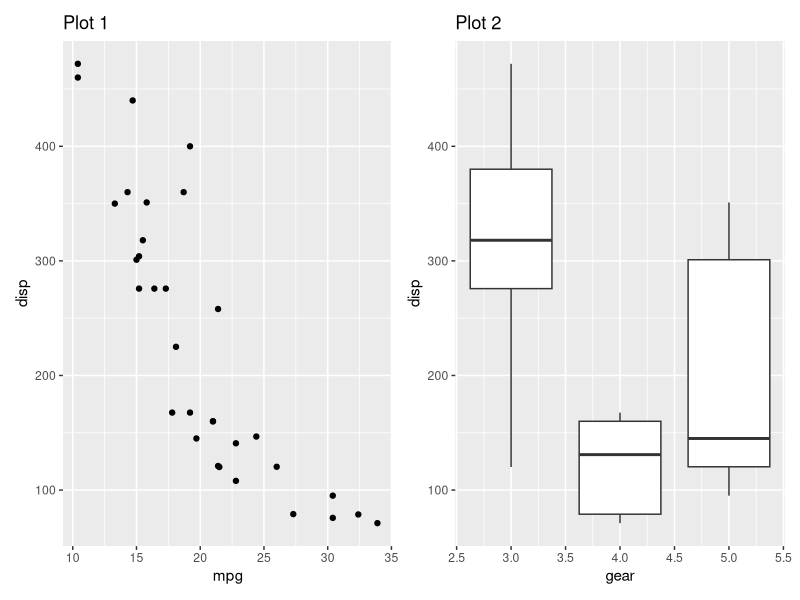
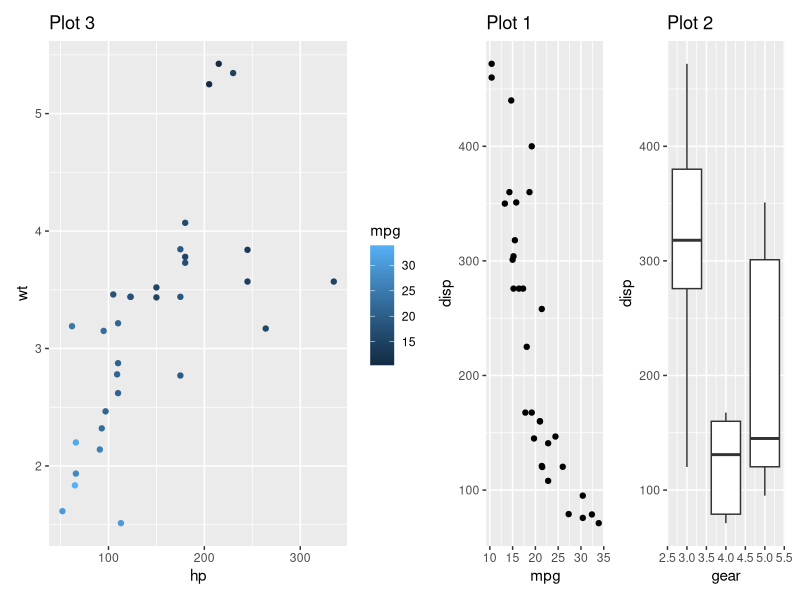
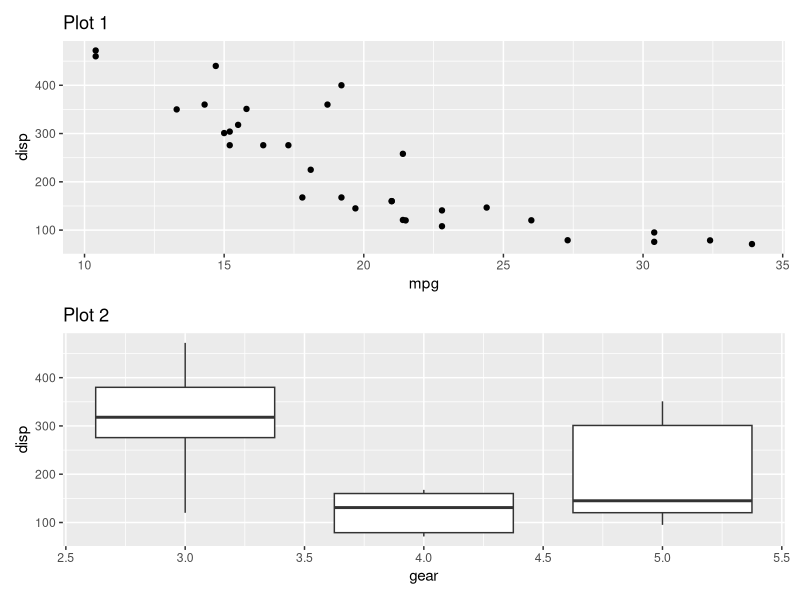
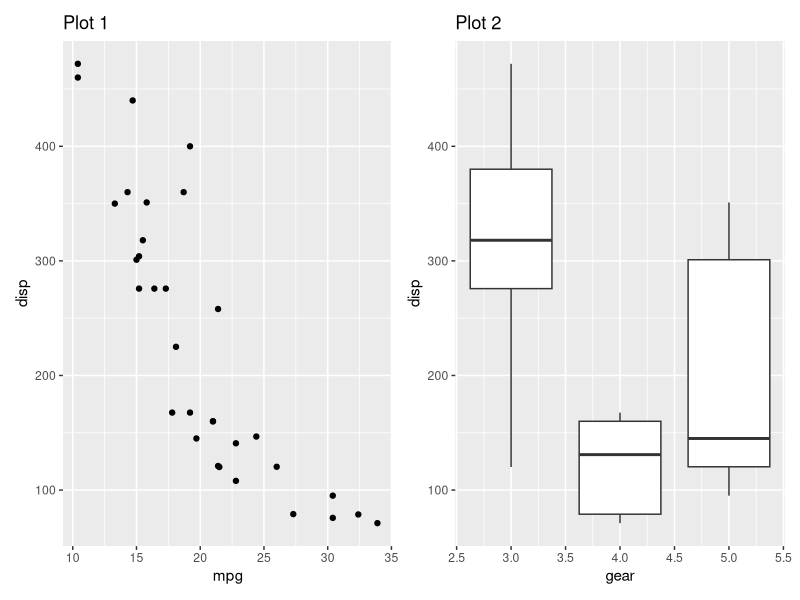
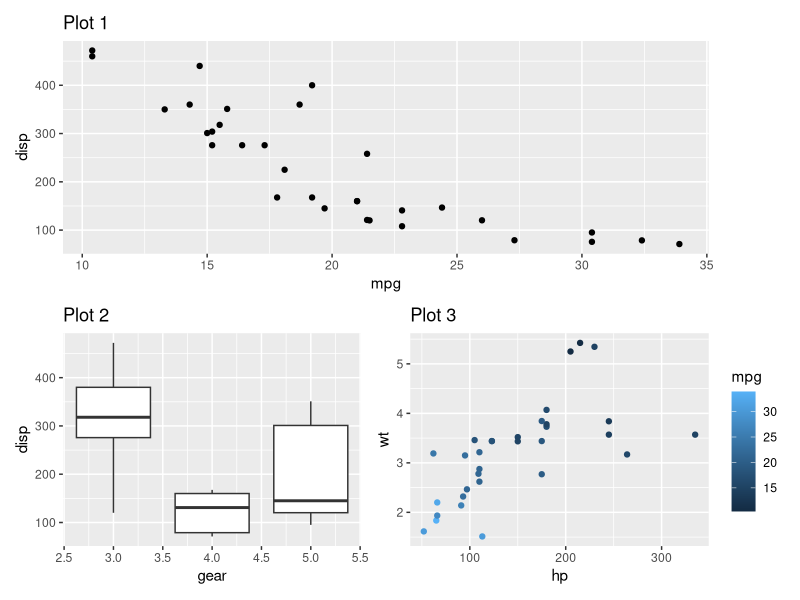
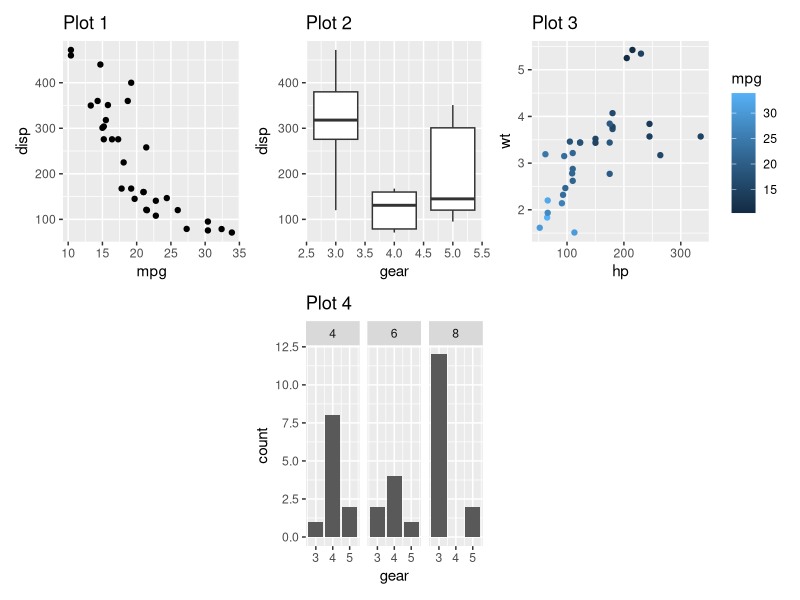
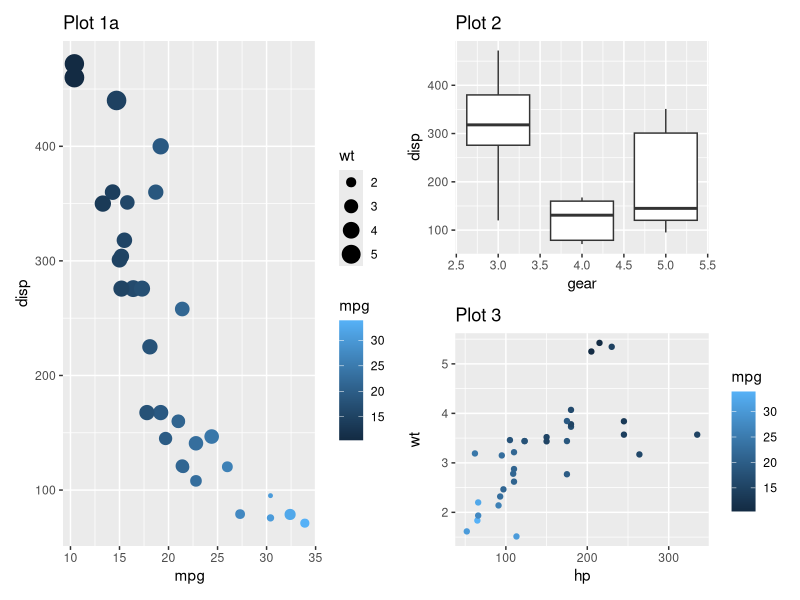
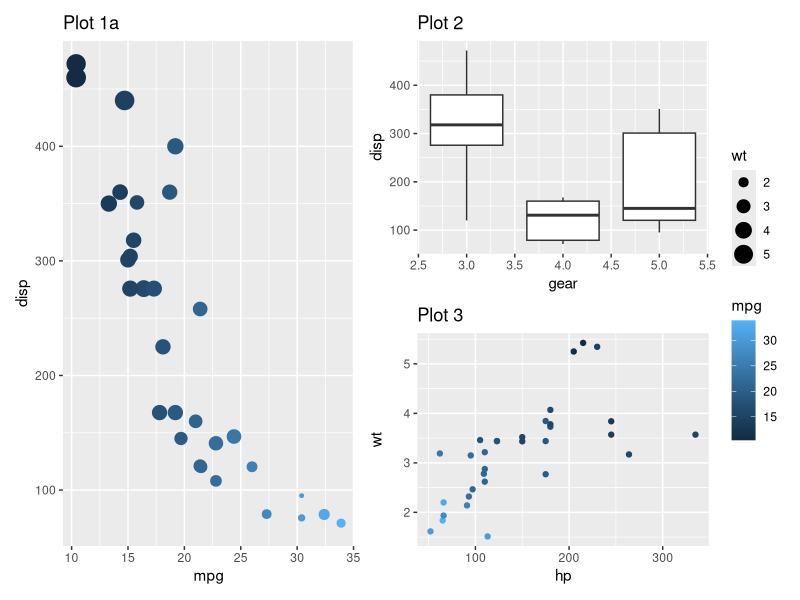

Write R code to recreate these figures, in order.
## ---- chunk 1
library(ggplot2)
library(patchwork)

p1 <- ggplot(mtcars) + 
  geom_point(aes(mpg, disp)) + 
  ggtitle('Plot 1')

p2 <- ggplot(mtcars) + 
  geom_boxplot(aes(gear, disp, group = gear)) + 
  ggtitle('Plot 2')

p3 <- ggplot(mtcars) + 
  geom_point(aes(hp, wt, colour = mpg)) + 
  ggtitle('Plot 3')

p4 <- ggplot(mtcars) + 
  geom_bar(aes(gear)) + 
  facet_wrap(~cyl) + 
  ggtitle('Plot 4')
## ---- chunk 2
p1 + p2
## ---- chunk 3
patch <- p1 + p2
p3 + patch
## ---- chunk 4
p1 / p2

p1 | p2

p1 / (p2 | p3)
## ---- chunk 5
p1 + p2 + p3 + plot_spacer() + p4 + plot_spacer() +
  plot_layout(ncol = 3)
## ---- chunk 6
p1a <- ggplot(mtcars) + 
  geom_point(aes(mpg, disp, colour = mpg, size = wt)) + 
  ggtitle('Plot 1a')

p1a | (p2 / p3)

(p1a | (p2 / p3)) + plot_layout(guides = 'collect')
## ---- chunk 7
patchwork <- (p1 + p2) / p3
patchwork + plot_annotation(
  title = 'The surprising truth about mtcars',
  subtitle = 'These 3 plots will reveal yet-untold secrets about our beloved data-set',
  caption = 'Disclaimer: None of these plots are insightful'
)

patchwork + plot_annotation(tag_levels = 'A')
## ---- chunk 8
patchwork + 
  plot_annotation(title = 'The surprising truth about mtcars',
                  subtitle = 'These 3 plots will reveal yet-untold secrets about our beloved data-set',
                  caption = 'Disclaimer: None of these plots are insightful',
                  theme = theme(
                    text = element_text(family = 'mono'),
                    plot.title = element_text(size = 18)
                  )
  )
